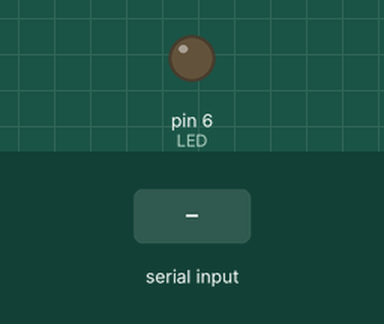
This sketch was run on a simulated Arduino Uno, built with avr-gcc and run on an emulated ATmega328P. Parts: output pins drawn as LEDs (lit = HIGH). Inputs (shaded band) come from the test bench.

Above: at 1.2 s.
1.3 s: "on\n" received over Serial
At 2.5 s:
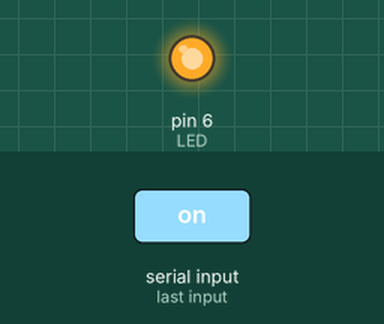
2.8 s: "off\n" received over Serial
At 3.8 s:
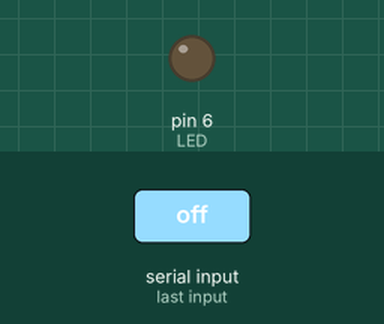
Timing chart, 0 to 5.8 s (numbered marks = the images above; inputs shaded):
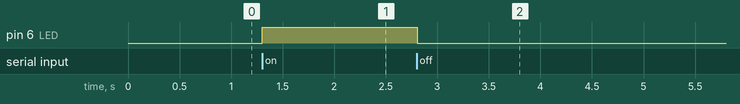

Measured:
- after the input at 1.3 s, pin 6 (LED): LOW → HIGH at once
- after the input at 2.8 s, pin 6 (LED): HIGH → LOW at once

The sketch:

ex13_04.ino
```cpp
// 아두이노: 수신된 문자열로 LED 점멸 제어

#define LED 6

void setup( ) {
  pinMode(LED, OUTPUT);
  Serial.begin(9600);
}

void loop() { }

void serialEvent() {
  String value = Serial.readStringUntil('\n');
  if (value.equals("on")) {
    digitalWrite(LED, 1);
  } else if (value.equals("off")) {
    digitalWrite(LED, 0);
  }
}
```
